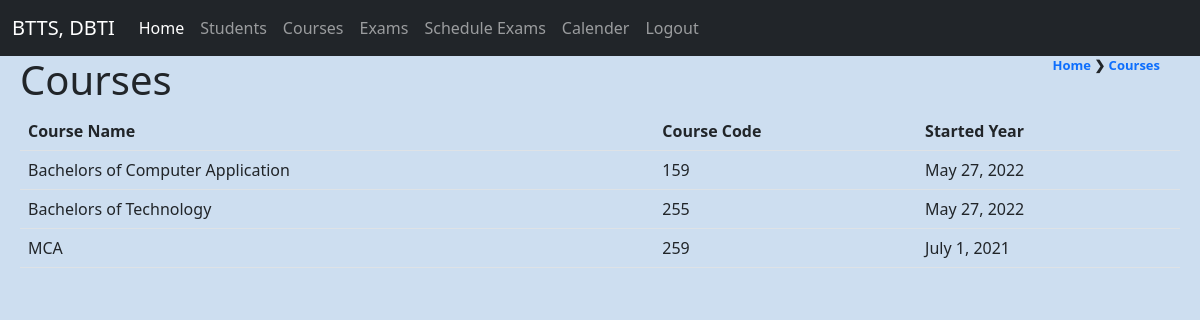
/teacher/courses/ (signed in), run on the app's committed database.
### teacher/models.py (models this page shows)
class all_courses(models.Model):
    course_name = models.CharField(max_length=100)
    course_code = models.CharField(max_length=10)
    started_year = models.DateField()

### teacher/views.py (the view)
# urls.py: path('courses/', views.courses, name='courses'),                                                            #working
def courses(request):
    css = all_courses.objects.all()
    return render(request, 'courses.html', {"courses":css})

### teacher/templates/courses.html (shortened to what this page needs)
{% extends 'base.html' %}
{% load static %}
{% block content%}
    <p class="_dirs"> <a href="{% url 'dashboard' %}">Home </a> &#10095; <a href="{% url 'courses' %}"> Courses</a> </p>
    <h1>Courses</h1>
    <table class="table">
        <thead class="thead-dark">
        <tr>
            <th scope="col">Course Name</th>
            <th scope="col">Course Code</th>
            <th scope="col">Started Year</th>
        </tr>
        </thead>
        <tbody>
            {% if courses %}
                {% for course in courses %}
                    <tr>
                        <td>{{course.course_name}}</td>
                        <td>{{course.course_code}}</td>
                        <td>{{course.started_year}}</td>
                    </tr>
                {% endfor %}
            {% else %}
                <div class="alert alert-danger">
                    No Courses Found
                </div>
            {% endif %}
        </tbody>
    </table>
{% endblock %}

### teacher/static/style.css (style rules this page uses)
body { background-color: #CDDEF0; }
._dirs { font-size: small; font-weight: bold; float: right; margin-right: 20px; }
._dirs a { text-decoration: none; }

### data on the page
all_courses: course_name "Bachelors of Computer Application", course_code "159", started_year "May 27, 2022"
all_courses: course_name "Bachelors of Technology", course_code "255", started_year "May 27, 2022"
all_courses: course_name "MCA", course_code "259", started_year "July 1, 2021"
